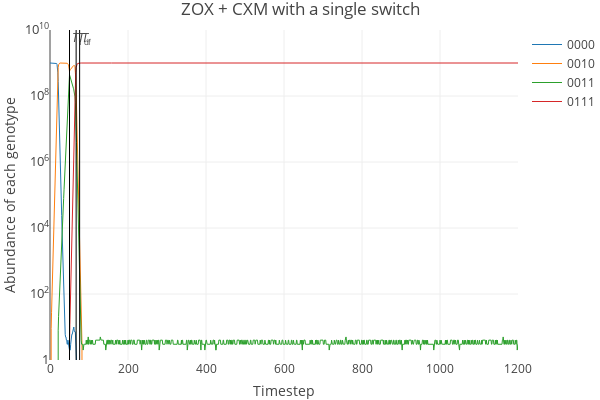

The notebook cell saved with this chart:
### Code cell
# ZOX and CXM
results = simulate(pairs[2], durations=[50, 1150])
plot = plot_simulation2(results)
plot['layout'].update(title='ZOX + CXM with a single switch')
iplot(plot, show_link=False)
pio.write_image(plot, 'report/figx4/ZOX+CXM.png', scale=3)
results['T_f']

### Figure 1 — Plotly figure (JSON) as saved in the notebook; plotly's stock layout.template omitted (floating-point values rounded to 4 significant figures; data arrays with more than 128 entries replaced by an {"elided": "..."} marker saying what was removed)
{"data": [{"line": {"width": 1}, "name": "0000", "type": "scatter", "uid": "45da2094-1c48-11e9-826e-d66957372f55", "x": {"elided": "1201 int values"}, "y": {"elided": "1201 int values"}}, {"line": {"width": 1}, "name": "0010", "type": "scatter", "uid": "45da2095-1c48-11e9-a8e2-d66957372f55", "x": {"elided": "1201 int values"}, "y": {"elided": "1201 int values"}}, {"line": {"width": 1}, "name": "0011", "type": "scatter", "uid": "45da2096-1c48-11e9-ba8c-d66957372f55", "x": {"elided": "1201 int values"}, "y": {"elided": "1201 int values"}}, {"line": {"width": 1}, "name": "0111", "type": "scatter", "uid": "45da2097-1c48-11e9-8f44-d66957372f55", "x": {"elided": "1201 int values"}, "y": {"elided": "1201 int values"}}, {"line": {"color": "black", "width": 1}, "mode": "lines", "name": "T_1", "showlegend": false, "type": "scatter", "uid": "45da2098-1c48-11e9-b79c-d66957372f55", "x": [50, 50], "y": [0, 10000000000]}, {"line": {"color": "black", "width": 1}, "mode": "lines", "name": "T_d", "showlegend": false, "type": "scatter", "uid": "45da2099-1c48-11e9-8de8-d66957372f55", "x": [67, 67], "y": [0, 10000000000]}, {"line": {"color": "black", "width": 1}, "mode": "lines", "name": "T_f", "showlegend": false, "type": "scatter", "uid": "45da209a-1c48-11e9-9278-d66957372f55", "x": [76, 76], "y": [0, 10000000000]}], "layout": {"annotations": [{"showarrow": false, "text": "<i>T</i><sub>1</sub>", "x": 50, "xanchor": "left", "xref": "x", "y": 9.75, "yref": "y"}, {"showarrow": false, "text": "<i>T</i><sub>d</sub>", "x": 67, "xanchor": "left", "xref": "x", "y": 9.75, "yref": "y"}, {"showarrow": false, "text": "<i>T</i><sub>f</sub>", "x": 76, "xanchor": "left", "xref": "x", "y": 9.75, "yref": "y"}], "height": 400, "margin": {"b": 40, "l": 50, "r": 0, "t": 30}, "title": "ZOX + CXM with a single switch", "width": 600, "xaxis": {"title": "Timestep"}, "yaxis": {"exponentformat": "power", "range": [0, 10], "tickfont": {"size": 10}, "title": "Abundance of each genotype", "type": "log"}}}
